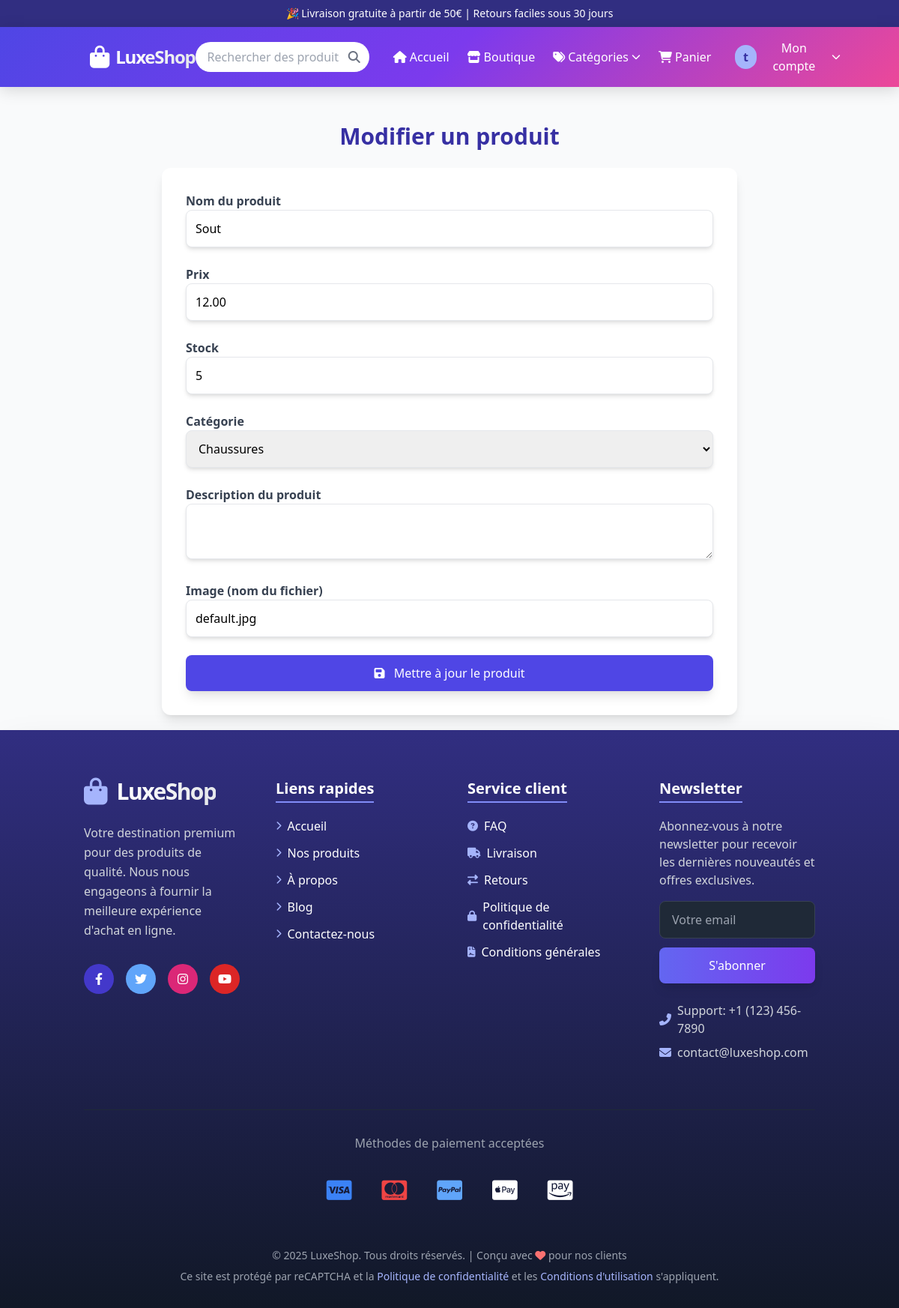
/admin/product/edit?id=1 (signed in), run on the app's committed database.
### tables this page shows
CREATE TABLE `products` (
  `id` bigint unsigned NOT NULL AUTO_INCREMENT,
  `category_id` int NOT NULL,
  `name` varchar(255) NOT NULL,
  `price` decimal(8,2) NOT NULL,
  `created_at` timestamp NULL DEFAULT NULL,
  `updated_at` timestamp NULL DEFAULT NULL,
  `stock` int DEFAULT '0',
  `description` text,
  `image` varchar(255) DEFAULT 'default.jpg',
  PRIMARY KEY (`id`)
);

CREATE TABLE `categories` (
  `id` int NOT NULL AUTO_INCREMENT,
  `name` varchar(100) NOT NULL,
  `created_at` timestamp NULL DEFAULT CURRENT_TIMESTAMP,
  PRIMARY KEY (`id`),
  UNIQUE KEY `name` (`name`)
);

### controllers/AdminController.php (called while the page is built, shortened)
<?php
require_once 'models/Product.php';
class AdminController {
    public function editProduct() {
        $productModel = new Product();
        $categories = $productModel->getCategories();
        $product = $productModel->getById($_GET['id']);
        require_once 'views/admin/edit_product.php';
    }
}
?>

### index.php (called while the page is built, shortened)
<?php
$router = new Router();
$router->route();
?>

### models/Product.php (called while the page is built, shortened)
<?php
require_once 'config/database.php';
class Product {
    private $conn;
    public function __construct() {
        $database = new Database();
        $this->conn = $database->getConnection();
    }
    public function getById($id) {
        $stmt = $this->conn->prepare("
            SELECT p.*, c.name AS category_name
            FROM products p
            LEFT JOIN categories c ON p.category_id = c.id
            WHERE p.id = :id
        ");
        $stmt->bindParam(':id', $id);
        $stmt->execute();
        return $stmt->fetch(PDO::FETCH_ASSOC);
    }
    public function getCategories() {
        $stmt = $this->conn->prepare("SELECT * FROM categories");
        $stmt->execute();
        return $stmt->fetchAll(PDO::FETCH_ASSOC);
    }
}
?>

### config/database.php (called while the page is built, shortened)
<?php
class Database {
    private $host = "localhost";
    private $db_name = "ecommerce";
    private $username = "root";
    private $password = "saif";
    public function getConnection() {
        $this->conn = null;
        try {
            $this->conn = new PDO("mysql:host=" . $this->host . ";dbname=" . $this->db_name, $this->username, $this->password);
            $this->conn->setAttribute(PDO::ATTR_ERRMODE, PDO::ERRMODE_EXCEPTION);
        } catch(PDOException $e) {
            echo "Connection error: " . $e->getMessage();
        }
        return $this->conn;
    }
}
?>

### views/admin/edit_product.php (the view, shortened to what this page needs)
<?php require_once 'views/templates/header.php'; ?>
<h1 class="text-3xl font-bold text-center text-indigo-800 mb-6 animate__animated animate__fadeInUp">Modifier un produit</h1>
<form method="POST" action="/admin/product/edit?id=<?php echo $product['id']; ?>" class="bg-white p-8 rounded-xl shadow-lg max-w-3xl mx-auto space-y-6">
    <div class="mb-6">
        <label class="block text-gray-700 font-semibold">Nom du produit</label>
        <input type="text" name="name" value="<?php echo htmlspecialchars($product['name']); ?>" class="w-full p-3 border rounded-lg shadow-md focus:outline-none focus:ring-2 focus:ring-indigo-500 transition duration-300" required>
    </div>
    <div class="mb-6">
        <label class="block text-gray-700 font-semibold">Prix</label>
        <input type="number" name="price" step="0.01" value="<?php echo $product['price']; ?>" class="w-full p-3 border rounded-lg shadow-md focus:outline-none focus:ring-2 focus:ring-indigo-500 transition duration-300" required>
    </div>
    <div class="mb-6">
        <label class="block text-gray-700 font-semibold">Stock</label>
        <input type="number" name="stock" value="<?php echo $product['stock']; ?>" class="w-full p-3 border rounded-lg shadow-md focus:outline-none focus:ring-2 focus:ring-indigo-500 transition duration-300" required>
    </div>
    <div class="mb-6">
        <label class="block text-gray-700 font-semibold">Catégorie</label>
        <select name="category_id" class="w-full p-3 border rounded-lg shadow-md focus:outline-none focus:ring-2 focus:ring-indigo-500 transition duration-300" required>
            <?php foreach ($categories as $category): ?>
                <option value="<?php echo $category['id']; ?>" <?php echo $product['category_id'] == $category['id'] ? 'selected' : ''; ?>><?php echo $category['name']; ?></option>
            <?php endforeach; ?>
        </select>
    </div>
    <div class="mb-6">
        <label class="block text-gray-700 font-semibold">Description du produit</label>
        <textarea name="description" class="w-full p-3 border rounded-lg shadow-md focus:outline-none focus:ring-2 focus:ring-indigo-500 transition duration-300"><?php echo htmlspecialchars($product['description']); ?></textarea>
    </div>
    <div class="mb-6">
        <label class="block text-gray-700 font-semibold">Image (nom du fichier)</label>
        <input type="text" name="image" value="<?php echo htmlspecialchars($product['image']); ?>" class="w-full p-3 border rounded-lg shadow-md focus:outline-none focus:ring-2 focus:ring-indigo-500 transition duration-300">
    </div>
    <button type="submit" class="bg-indigo-600 text-white p-3 rounded-lg hover:bg-indigo-700 shadow-lg transition duration-300 w-full transform hover:scale-105">
        <i class="fas fa-save mr-2"></i> Mettre à jour le produit
    </button>
</form>
<?php require_once 'views/templates/footer.php'; ?>

### views/templates/header.php (style rules this page uses)
:root { --primary: #4f46e5; --primary-hover: #4338ca; --secondary: #7c3aed; --accent: #ec4899; --text-light: #f8fafc; --text-dark: #1e293b; --bg-dark: #0f172a; }

### data on the page
products: name "Sout", price "12.00", stock "5", category_id "Chaussures", image "default.jpg"

### other printed values
substr($_SESSION['username'], 0, 1) "t"
